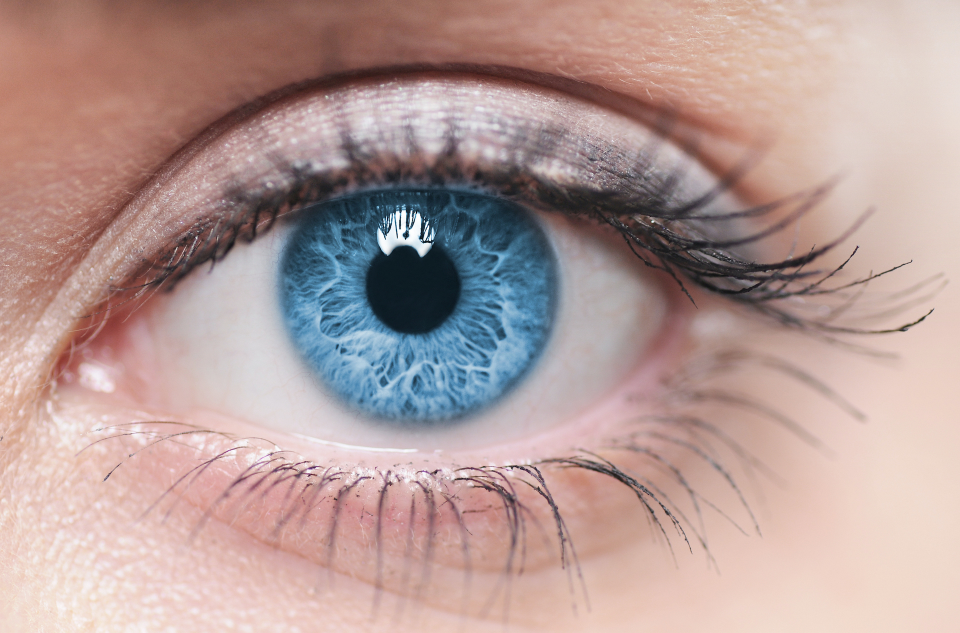
#> input picture oko.jpg, 1920 x 1265 px (shown at 1/2 size)
$ python resize.py
#> lines starting #> are read from the running program, lines starting #| are printed output that depends on the picture; after the words box and inside, x2 and y2 are one past the last pixel; in counts of white or black regions, pixels touching at a corner belong together
import numpy as np
import cv2 as cv
import cv2
#import matplotlib as plt

img = cv.imread('oko.jpg', 0)
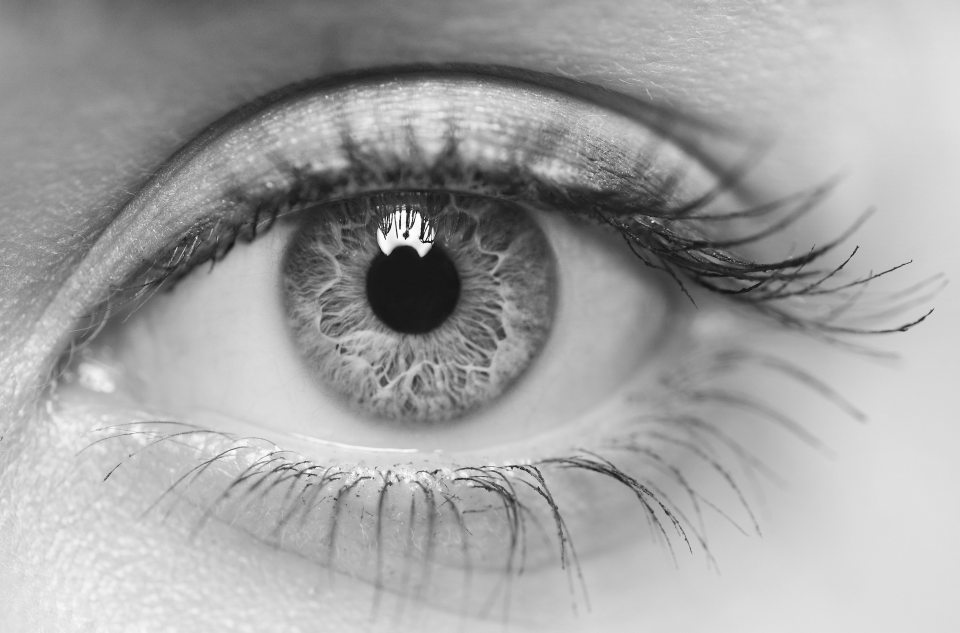
#> img: shape (1265, 1920) (shown at 1/2 size); min 0, max 255, mean 162.6
img0 = cv.imread('oko.jpg')
#> img0 is the input picture: shape (1265, 1920, 3); mean B, G, R 152, 155.6, 180.2

h = img.shape[0]
#> h = 1265
w = img.shape[1]
#> w = 1920

nova_w = 1000
ratio = nova_w / w # (alebo nova_h / h)
#> ratio = 0.521
nova_h = int(h * ratio)
#> nova_h = 658

dimensions = (nova_w, nova_h)
#> dimensions = (1000, 658)
img1 = cv.resize(img, dimensions, interpolation=cv.INTER_LINEAR)
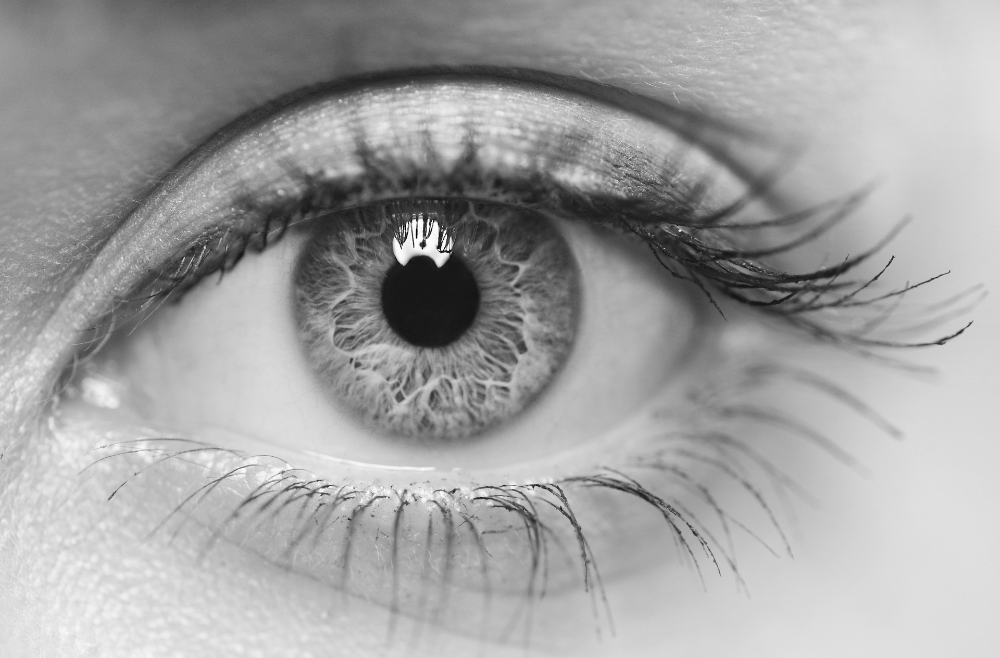
#> img1: shape (658, 1000); min 0, max 255, mean 162.4
img0 = cv.resize(img, dimensions, interpolation=cv.INTER_LINEAR)

kernel = np.ones((5, 5), np.uint8)
img = cv.medianBlur(img1, 5)
#> img: shape (658, 1000)
img = cv.erode(img1, kernel, iterations=1)
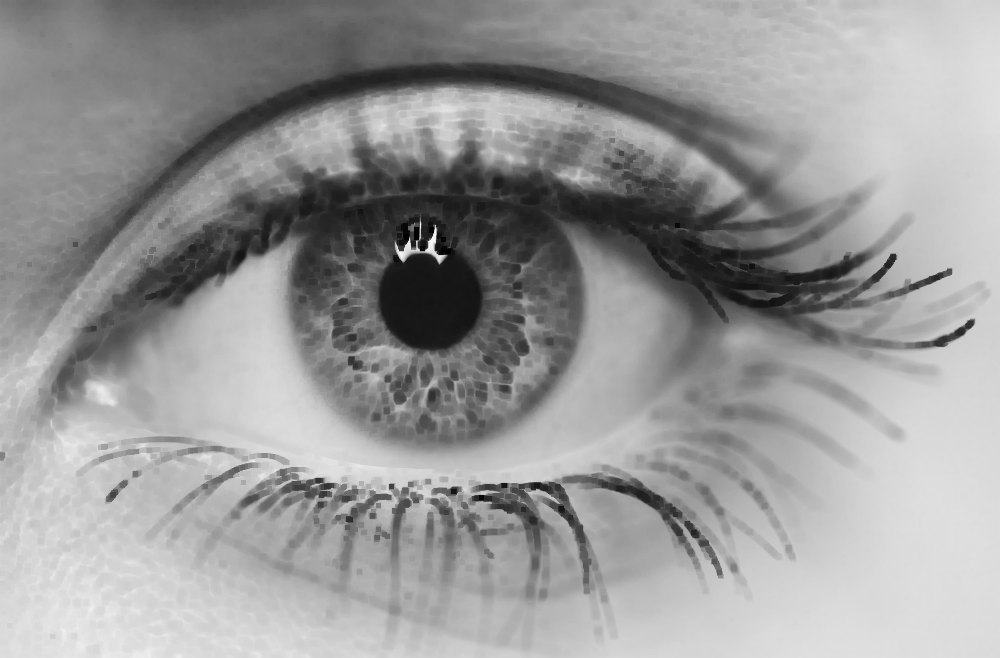
#> img: shape (658, 1000); min 0, max 249, mean 152.4
edges = cv.Canny(img1, 200, 200)
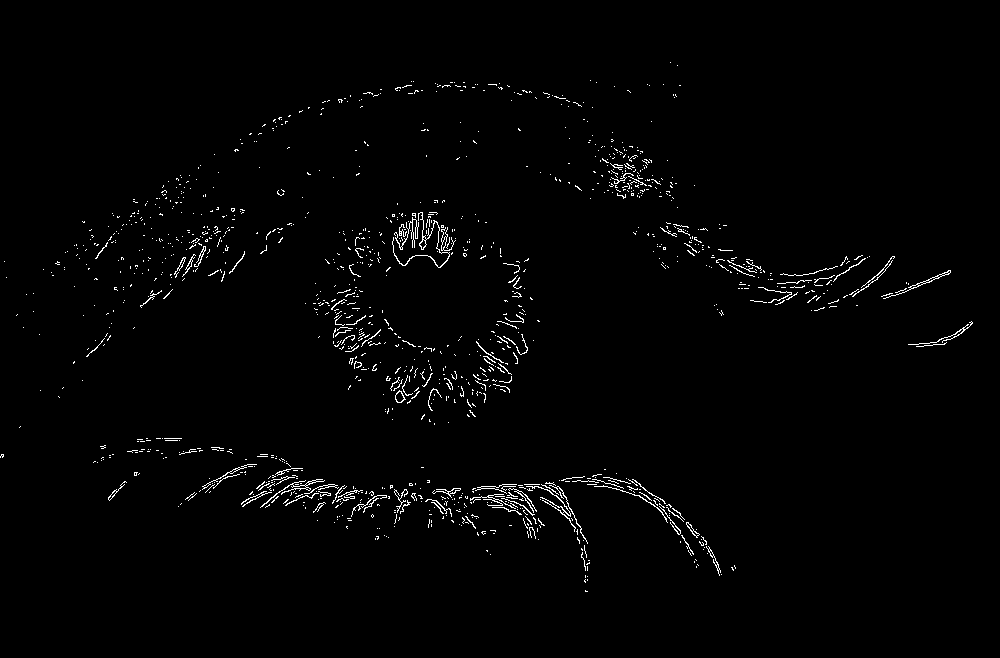
#> edges: shape (658, 1000); 1.4% white in thin lines or dots, all inside (x1, y1, x2, y2) = (0, 62, 973, 592)
cv.imwrite('pupil-canny.jpg', edges)


img2 = cv.imread('pupil-canny.jpg')
#> img2: shape (658, 1000, 3); min 0, max 255, mean 3.7
circles = cv.HoughCircles(img,cv.HOUGH_GRADIENT,1, 20,
                          param1=50, param2=30, minRadius=61, maxRadius=87)
#> circles = [[614.5, 565.5, 83.1]]
circles = np.uint16(np.around(circles))
#> circles = [[614, 566, 83]]
for i in circles[0, :]:
    cv.circle(img2,(i[0], i[1]), i[2], (0, 255, 0), 2)
    cv.circle(img2,(i[0], i[1]), 2, (0, 0, 255), 3)
#> this loop made 1 pass
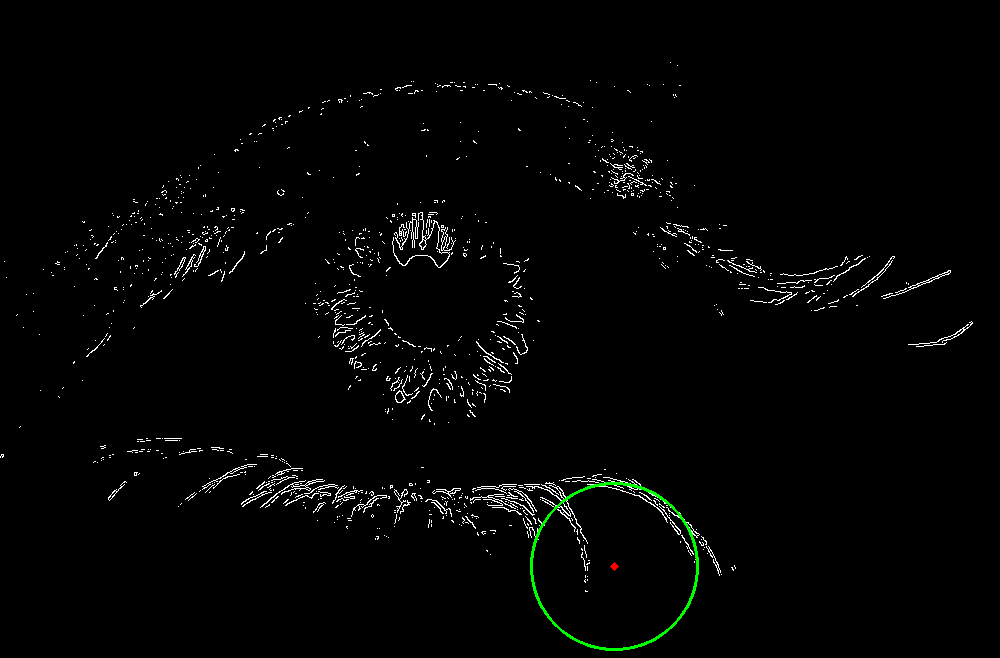
#> img2: shape (658, 1000, 3); mean B, G, R 3.6, 4.2, 3.7
cv.imshow('detected circles',img2)


hsv = cv.cvtColor(img2, cv2.COLOR_BGR2HSV)
#> hsv: shape (658, 1000, 3); mean H, S, V 0.1, 0.6, 4.2
lower_bound = np.array([50, 20, 20])
upper_bound = np.array([100, 255, 255])
mask = cv.inRange(hsv, lower_bound, upper_bound)
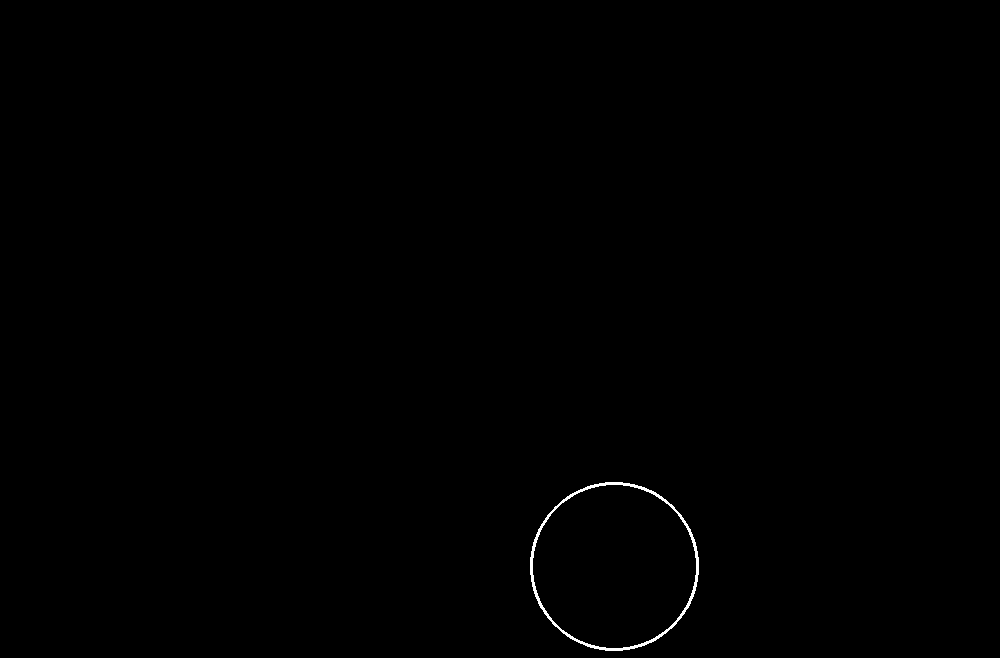
#> mask: shape (658, 1000); 0.23% white in thin lines or dots, all inside (x1, y1, x2, y2) = (530, 482, 699, 651)

segmented_img = cv.bitwise_and(img2, img2, mask=mask)

contours, hierarchy = cv.findContours(mask.copy(), cv.RETR_EXTERNAL, cv.CHAIN_APPROX_SIMPLE)
#> contours = 1 contour; box (x1, y1, x2, y2) and area: (530, 482, 699, 651) 22162
output = cv.drawContours(segmented_img, contours, -1, (0, 0, 255), 3)

output = cv.drawContours(img0, contours, -1, (0, 0, 255), 3)
#> output: shape (658, 1000)

cv2.imshow("Output", output)

cv.waitKey(0)
cv.destroyAllWindows()
